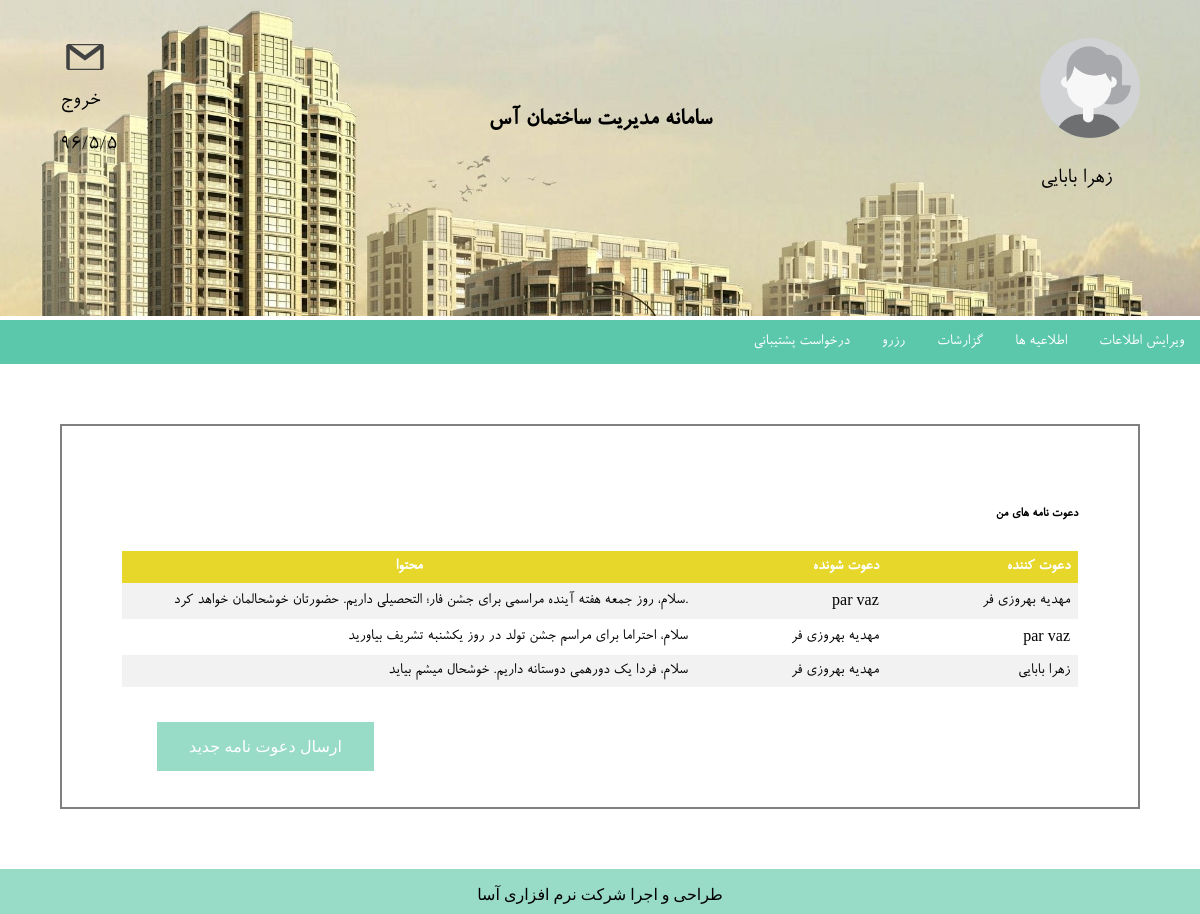
Page /manager/select_contact/ (signed in) on the earlier database version.
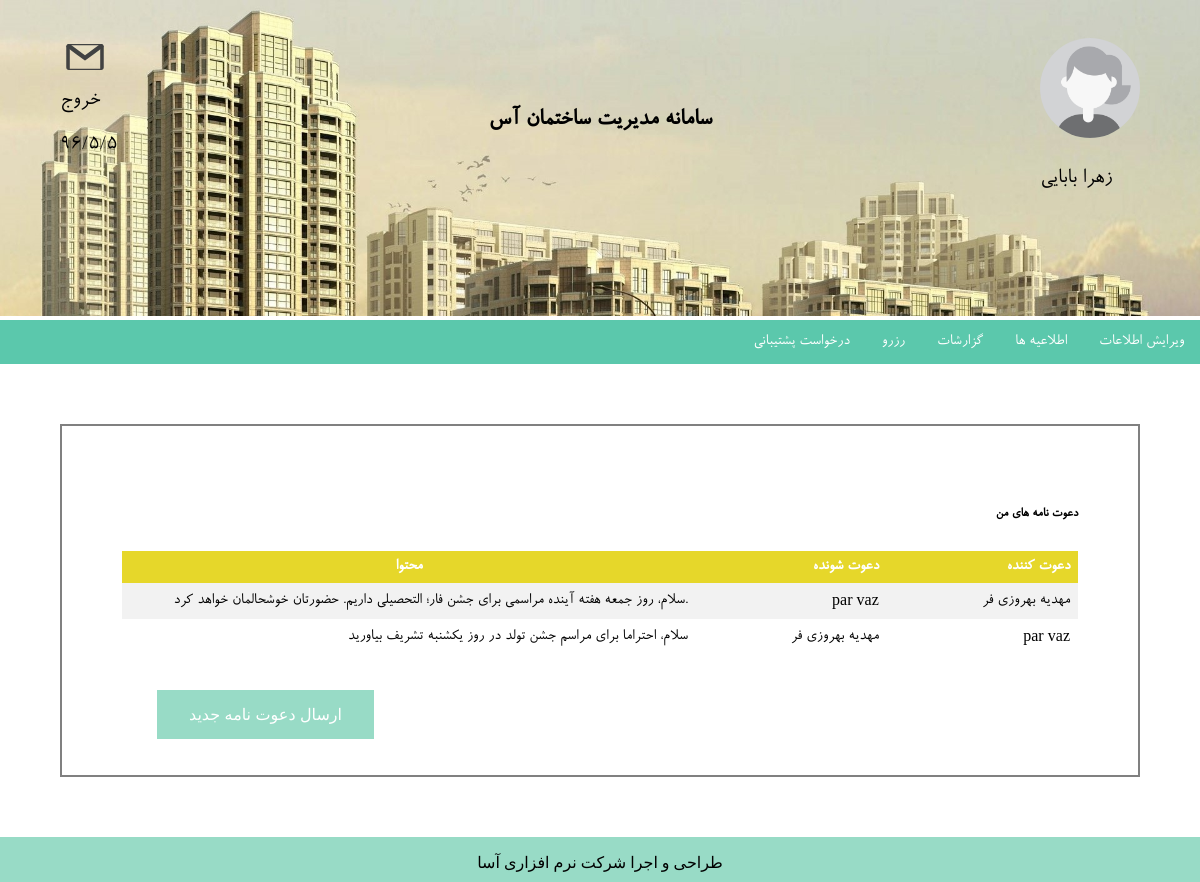
Same page on the later database version.
### MyUser/models.py (models this page shows, shortened)
class Message(models.Model):
    text = models.CharField(max_length=1000)
    theme_type = models.IntegerField(choices=MESSAGE_THEME_TYPE)
    sender = models.ForeignKey(Member, related_name='sender')
    receiver = models.ForeignKey(Member, related_name='receiver')

class Member(models.Model):
    user = models.OneToOneField(User)
    phone_number = models.CharField(max_length=12)
    image = models.FileField(upload_to='static/images/profile_picture',
                              default='../static/images/user_profile_female.jpg')
    def __str__(self):
        return self.user.first_name +" "+ self.user.last_name

### Manager/views.py (the view)
@login_required
def select_contact(request):
    s = Member.objects.get(user=request.user)
    ms = Message.objects.filter(Q(sender=s) | Q(receiver=s))
    return render(request, 'manager/select_contact.html', {'messages': ms})

### Manager/templates/manager/select_contact.html (shortened to what this page needs)
{% extends 'manager/managerBase.html' %}
{% block css %}
    <link rel="stylesheet" type="text/css" href="../../../static/css/viewBillStyles.css"/>{% endblock %}
{% block content %}
<div class="main">
    <h5>دعوت نامه های من</h5>
    <table>
        <tr>
            <th style="width:60%; text-align:center;">محتوا</th>
            <th>دعوت شونده</th>
            <th>دعوت کننده</th>
        </tr>
        {% for m in messages %}
            <tr>
                <td>{{ m.text }}</td>
                <td>{{ m.receiver }}</td>
                <td>{{ m.sender }}</td>
            </tr>
        {% endfor %}
    </table>
    <button type="button" class="btn" onclick="window.location.href='{% url 'site:manager:message' %}' ">ارسال دعوت نامه
        جدید
    </button>
</div>
{% endblock %}

Differences in the rows shown:
removed Message: text "سلام، فردا یک دورهمی دوستانه داریم. خوشحال میشم بیاید", receiver "مهدیه بهروزی فر", sender "زهرا بابایی"
